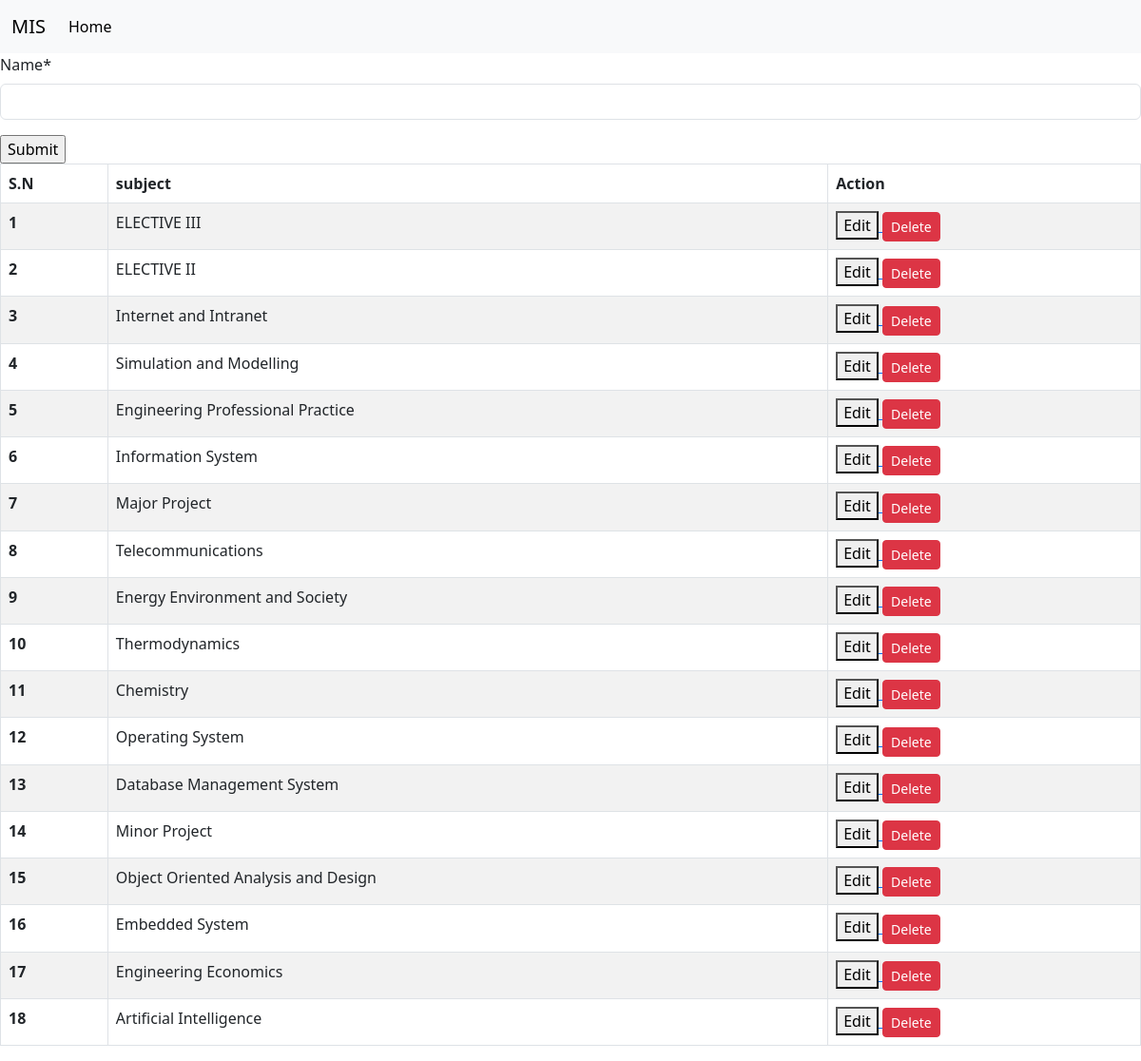
The page /subject on the database its author committed.
### api/models.py (models this page shows, shortened)
class Subject(models.Model):
    name=models.CharField(max_length=100,unique=True)

### Home/views.py (the view, shortened to what this page needs)
# urls.py: path('subject', views.subject,name='subject'),
def subject(request):
    context ={}
    all_subjects=Subject.objects.all()
    context={
        'subjectform':SubjectForm(),
        'all_subjects':all_subjects,
    }
    return render(request, "subject.html", context)

### Home/forms.py
class SubjectForm(forms.ModelForm):
    class Meta:
        model = api.Subject
        fields = "__all__"

### templates/subject.html (shortened to what this page needs)
{% extends 'base.html' %}
{%load crispy_forms_tags %}
{% block body %}
<form action = "" method = "post">
    {{subjectform |crispy }}
    <input type="submit" value="Submit">
</form>
<div>
<table class="table table-striped table-hover table-bordered">
    <thead>
      <tr>
        <th scope="col">S.N</th>
        <th scope="col">subject</th>
        <th scope="col">Action</th>
      </tr>
    </thead>
    <tbody>
        {% for as in all_subjects %}
        <tr>
        <th scope="row">{{forloop.counter}}</th>
        <td>{{as.name}}</td>
        <td>
            <a href="subject_update/{{as.id}}">
              <button type=s="btn btn-sm btn-warning">Edit</button>
          </a>
            <a href="subject_delete/{{as.id}}">
                <button type="button" class="btn btn-sm btn-danger">Delete</button>
            </a>
        </td>
        </tr>
        {% endfor %}
    </tbody>
  </table>
</div>
{% endblock body %}

### templates/base.html (shortened to what this page needs)
<!DOCTYPE html>
<html lang="en">
<head>
    <link href="https://cdn.jsdelivr.net/npm/bootstrap@5.3.0/dist/css/bootstrap.min.css" rel="stylesheet">
</head>
<body>
  <div>
    <nav class="navbar navbar-expand-lg bg-body-tertiary">
        <div class="container-fluid">
          <a class="navbar-brand" href="/">MIS</a>
          <div class="collapse navbar-collapse" id="navbarSupportedContent">
            <ul class="navbar-nav me-auto mb-2 mb-lg-0">
              <li class="nav-item">
                <a class="nav-link active" aria-current="page" href="/">Home</a>
              </li>
          </div>
        </div>
    </nav>
  </div>
  {% block body %}{% endblock body %}
</body>
</html>

### rows shown on the page
Subject: name "ELECTIVE III"
Subject: name "ELECTIVE II"
Subject: name "Internet and Intranet"
Subject: name "Simulation and Modelling"
Subject: name "Engineering Professional Practice"
Subject: name "Information System"
Subject: name "Major Project"
Subject: name "Telecommunications"
Subject: name "Energy Environment and Society"
Subject: name "Thermodynamics"
Subject: name "Chemistry"
Subject: name "Operating System"
Subject: name "Database Management System"
Subject: name "Minor Project"
Subject: name "Object Oriented Analysis and Design"
Subject: name "Embedded System"
Subject: name "Engineering Economics"
Subject: name "Artificial Intelligence"
